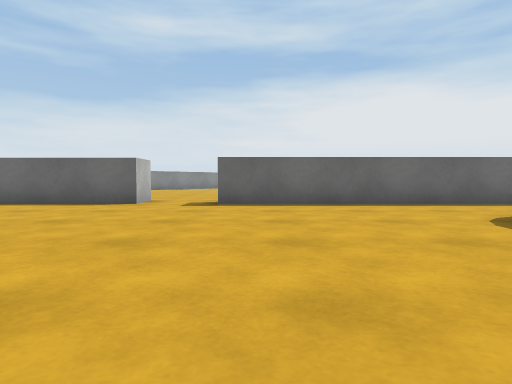
View 1 (above)

21 first-person views from a walk through a scene from a Unity 3-D project. The camera is 0.51 m above the floor, tilts 2° down and sees 75° across. The floor is counted in squares, 1 m on a side. Each view is taken from the middle of a square. On the plan, view 1 faces up. The plan holds only what a view shows up to about 9 squares ahead; the rest is blank. The place goes on beyond the plan. Surface patterns are stand-ins for the level's own textures.

View 2
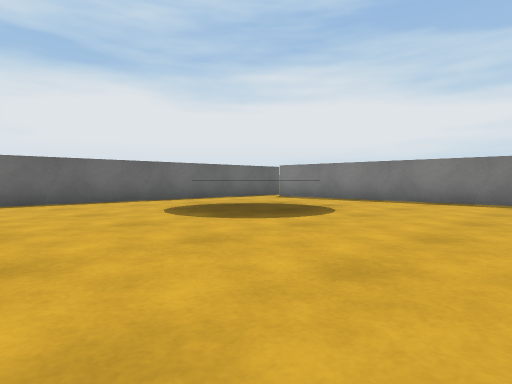

View 3
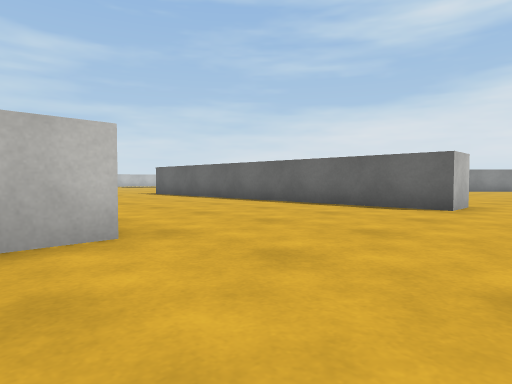

View 4
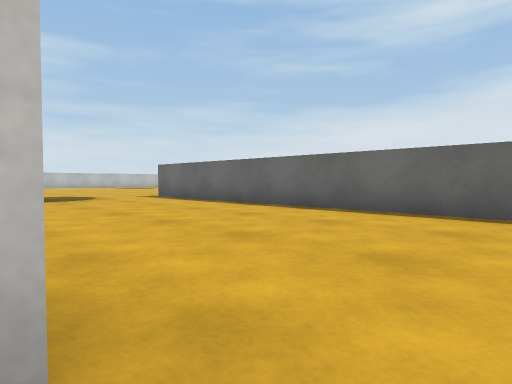

View 5
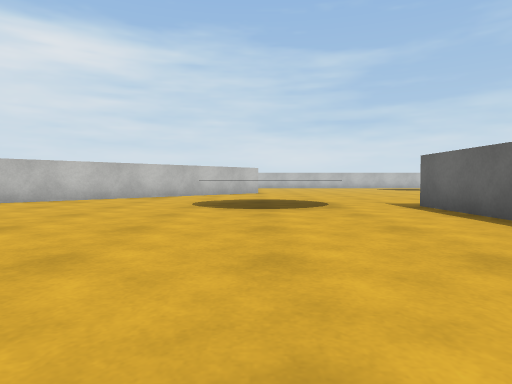

View 6
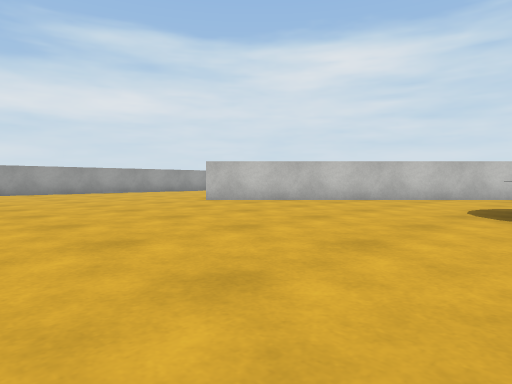

View 7
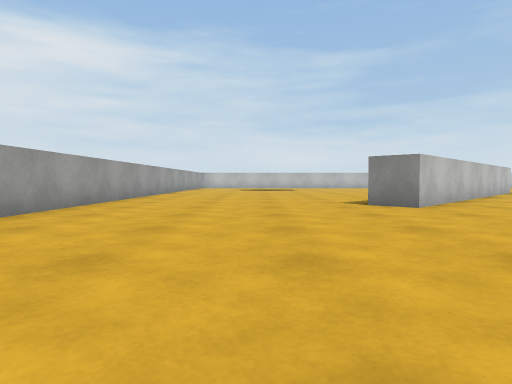

View 8
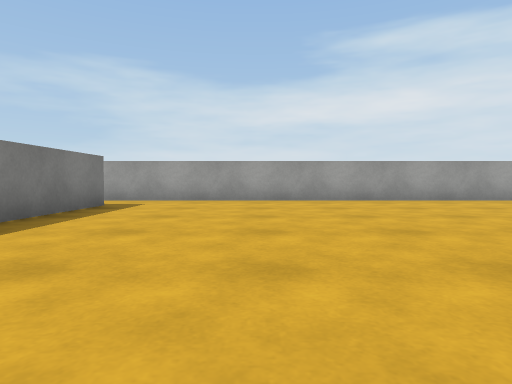

View 9
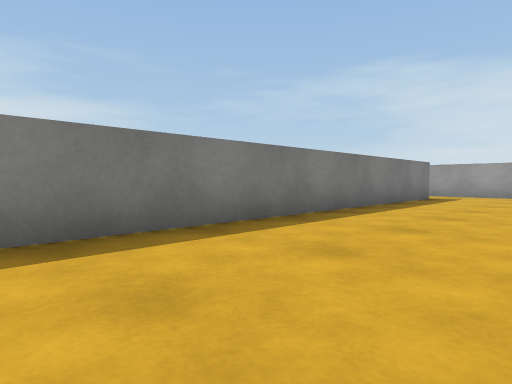

View 10
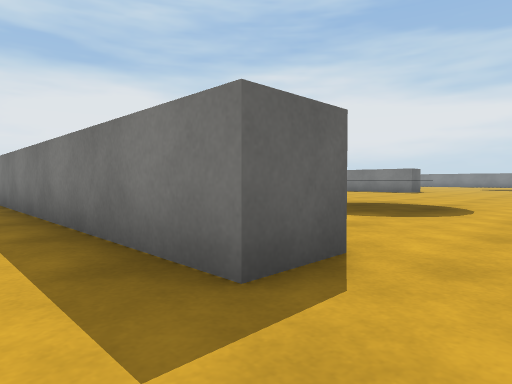

View 11
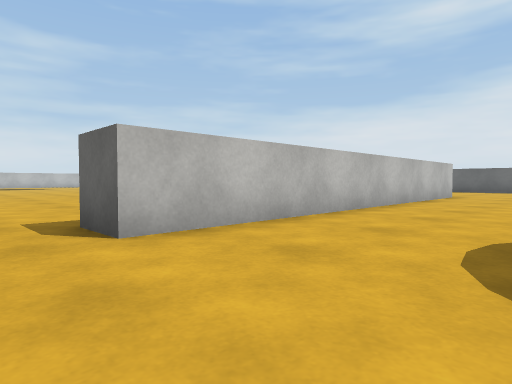

View 12
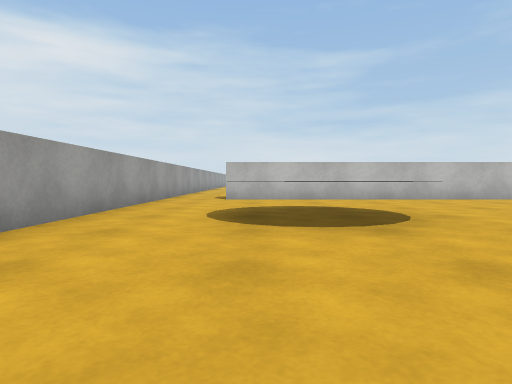

View 13
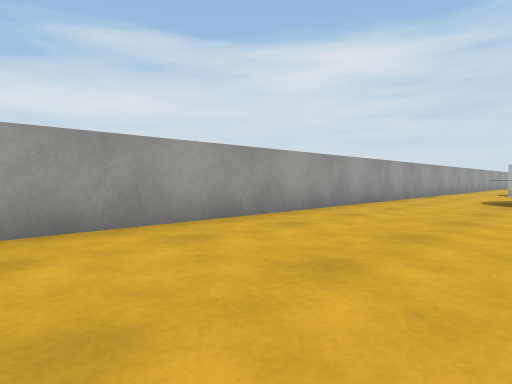

View 14
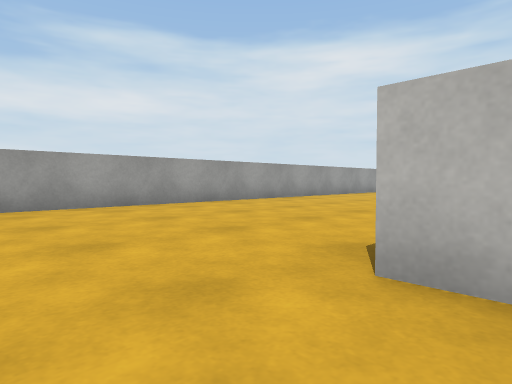

View 15
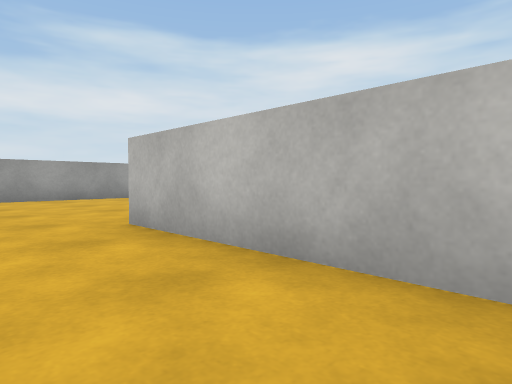

View 16
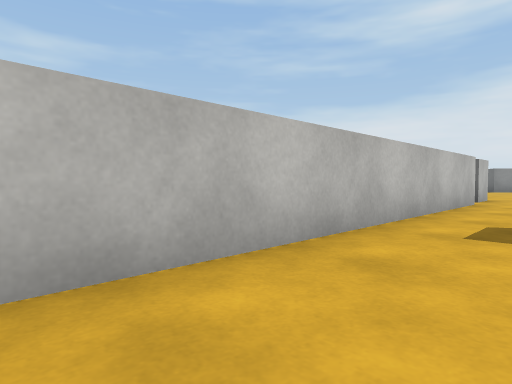

View 17
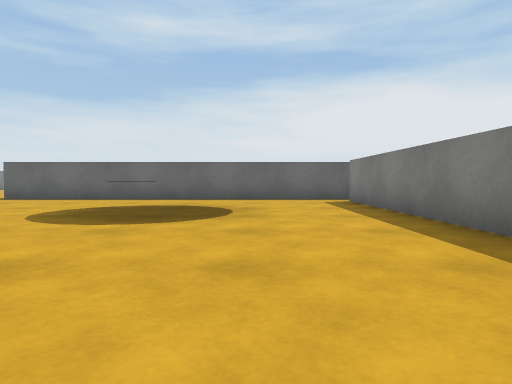

View 18
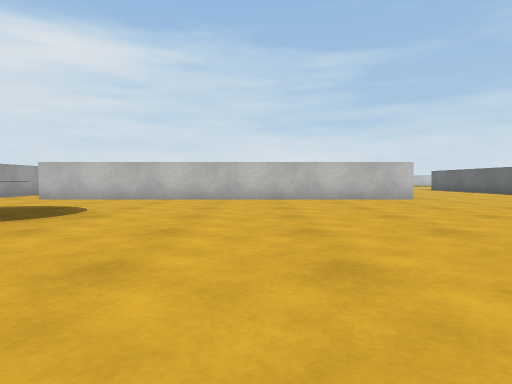

View 19
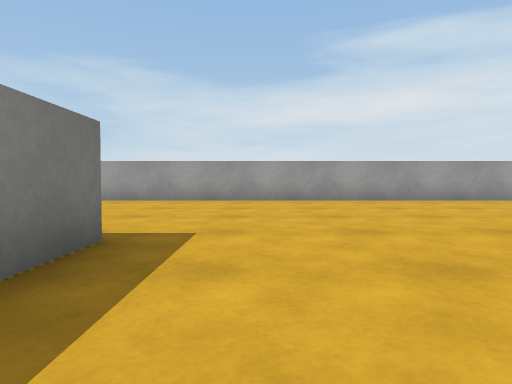

View 20
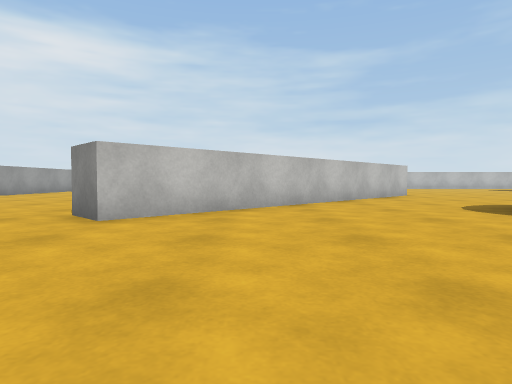

View 21
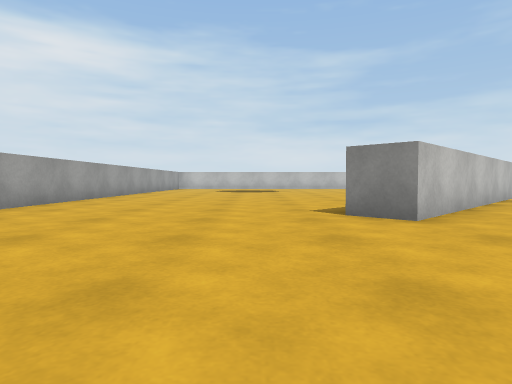

### Floor plan
Key: @ floor where view 1 was taken; # wall or solid block; . floor; ^ raised ledge.
Columns run from 16 left of view 1 to 11 right of it. Each row starts with its distance up from view 1.
 11              ..
 10              ..
  9              ...
  8  .. ##########..         #.
  7  ...............##########.
  6  ........................#.
  5 ..  ^...............^....#.
  4 ..  ^...............  ...#.
  3 ...^...............^  ^..#.
  2 ...........##.......^....#.
  1 #..........##............#..
  0 ##.........##...@........#..
 -1  ##........##............#..
 -2   ##.......##............#..
 -3 ...#.......##............#..
 -4 ...........##...............
 -5 ...........##...^^..........
 -6 ...........##..^  ..........
 -7 ...........##... ^..........
 -8 ...........................
 -9 ...........................
-10 ############################

Where each view was taken, in squares from view 1:
view 1: 0 up, 0 right, facing up
view 2: 1 down, 0 right, facing up-right
view 3: 1 up, 1 left, facing up-left
view 4: 2 up, 3 left, facing up-left
view 5: 4 up, 6 left, facing left
view 6: 4 up, 7 left, facing down-left
view 7: 6 down, 6 left, facing left
view 8: 1 down, 8 left, facing down
view 9: 2 up, 8 left, facing down-right
view 10: 9 down, 6 left, facing up-right
view 11: 9 down, 1 left, facing up-left
view 12: 7 down, 5 right, facing left
view 13: 6 down, 9 right, facing down-left
view 14: 3 down, 11 right, facing down-left
view 15: 0 up, 11 right, facing down-left
view 16: 2 down, 11 right, facing up-left
view 17: 2 down, 6 right, facing up
view 18: 2 down, 5 right, facing left
view 19: 1 down, 7 right, facing down
view 20: 1 down, 8 left, facing left
view 21: 5 down, 8 left, facing left
